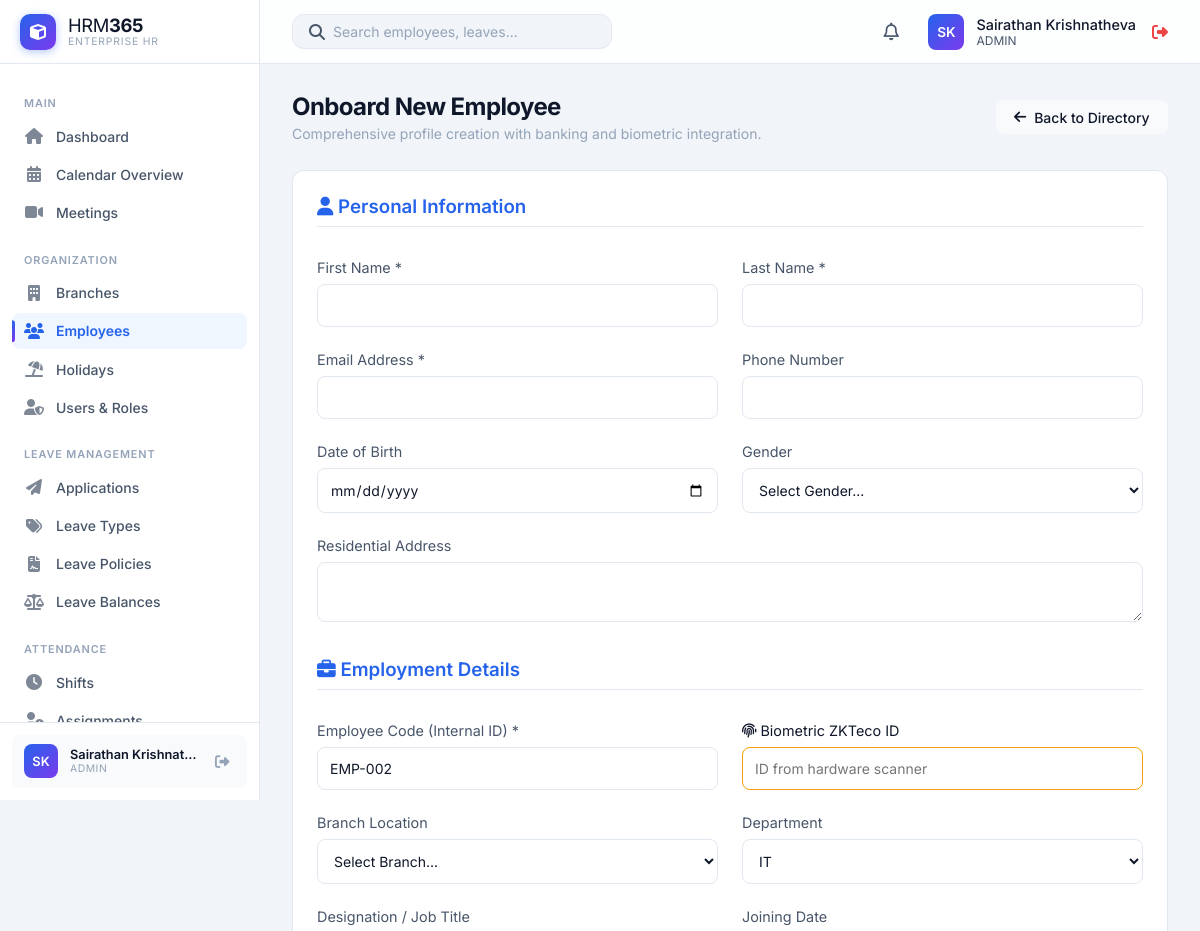
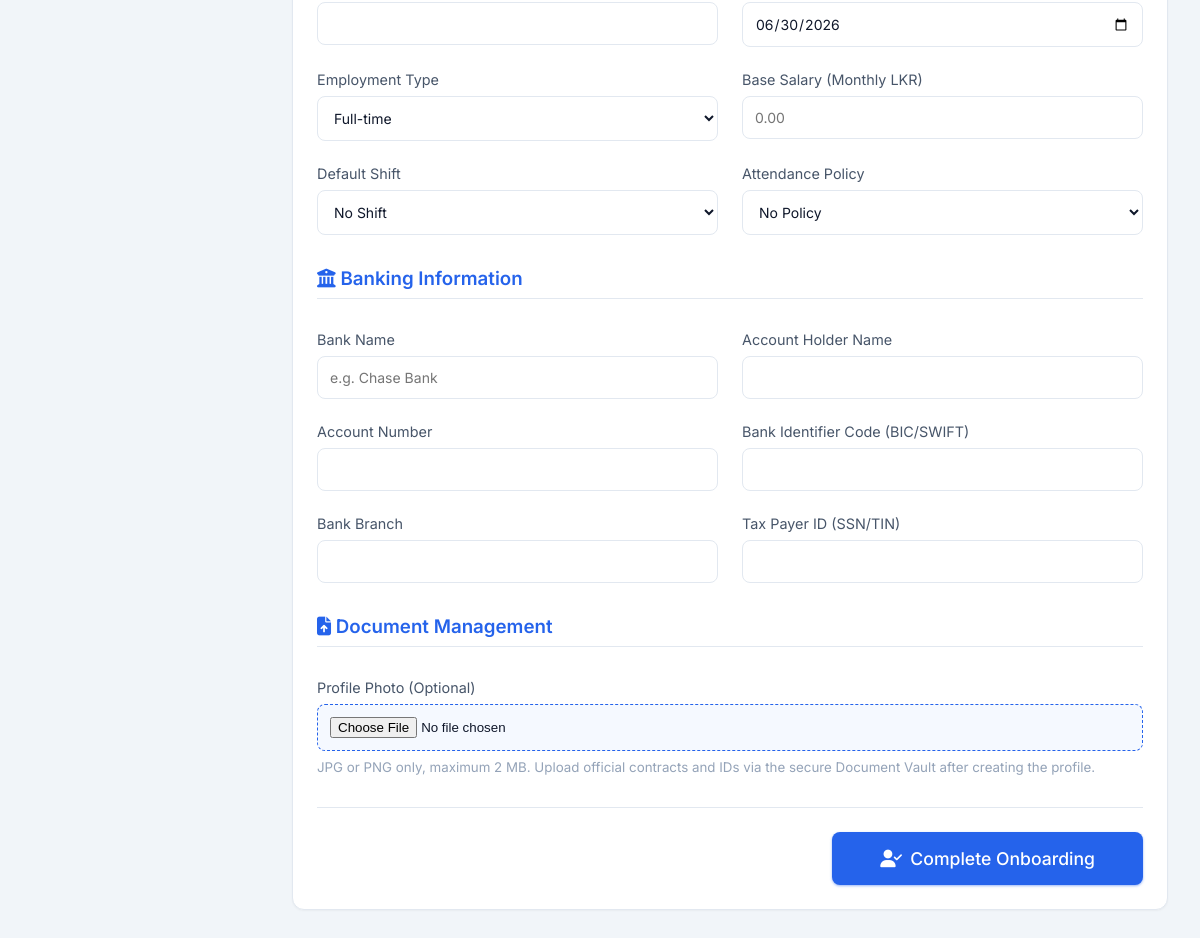
/HRM365/modules/employees/create.php (signed in), run on the app's committed database (2 pictures, top to bottom).
### tables this page shows
CREATE TABLE `users` (
  `id` int(11) NOT NULL,
  `username` varchar(50) NOT NULL,
  `password` varchar(255) NOT NULL,
  `full_name` varchar(100) DEFAULT NULL,
  `phone` varchar(30) DEFAULT NULL,
  `role` enum('admin','HR','manager','employee') DEFAULT 'employee',
  `status` enum('Active','Inactive') DEFAULT 'Active',
  `language` varchar(20) DEFAULT 'English',
  `department` varchar(50) DEFAULT NULL,
  `employee_id` int(11) DEFAULT NULL,
  `created_at` timestamp NOT NULL DEFAULT current_timestamp()
);

CREATE TABLE `employees` (
  `id` int(11) NOT NULL,
  `employee_code` varchar(20) NOT NULL,
  `first_name` varchar(50) NOT NULL,
  `last_name` varchar(50) NOT NULL,
  `email` varchar(100) NOT NULL,
  `phone` varchar(20) DEFAULT NULL,
  `nic_number` varchar(30) DEFAULT NULL,
  `department` varchar(50) DEFAULT NULL,
  `designation` varchar(50) DEFAULT NULL,
  `status` enum('Active','On Leave','Resigned','Terminated') DEFAULT 'Active',
  `resignation_termination_date` date DEFAULT NULL,
  `biometric_user_id` varchar(50) DEFAULT NULL,
  `hire_date` date DEFAULT NULL,
  `created_at` timestamp NOT NULL DEFAULT current_timestamp(),
  `updated_at` timestamp NOT NULL DEFAULT current_timestamp() ON UPDATE current_timestamp(),
  `date_of_birth` date DEFAULT NULL,
  `gender` enum('Male','Female','Other') DEFAULT NULL,
  `address` text DEFAULT NULL,
  `branch_id` int(11) DEFAULT NULL,
  `employment_type` enum('Full-time','Part-time','Contract') DEFAULT NULL,
  `base_salary` decimal(10,2) DEFAULT NULL,
  `profile_photo` varchar(255) DEFAULT NULL,
  `shift_id` int(11) DEFAULT NULL,
  `attendance_policy_id` int(11) DEFAULT NULL
);

CREATE TABLE `system_settings` (
  `setting_key` varchar(50) NOT NULL,
  `setting_value` text NOT NULL,
  `updated_at` timestamp NOT NULL DEFAULT current_timestamp() ON UPDATE current_timestamp()
);

### HRM365/modules/employees/create.php (the view, shortened to what the rows shown need)
<?php
require_once '../../includes/db.php';
require_once '../../includes/auth.php';
$currency = $pdo->query("SELECT setting_value FROM system_settings WHERE setting_key = 'currency'")->fetchColumn() ?: 'LKR';
$empCodeStmt = $pdo->query("SELECT id FROM employees ORDER BY id DESC LIMIT 1");
$lastEmp = $empCodeStmt->fetch();
$nextId = $lastEmp ? $lastEmp['id'] + 1 : 1;
$autoEmpCode = 'EMP-' . str_pad($nextId, 3, '0', STR_PAD_LEFT);
include '../../includes/header.php';
?>
<div class="page-header">
    <div>
        <h1 class="page-title">Onboard New Employee</h1>
    </div>
</div>
<div class="card">
    <form action="save.php" method="POST" enctype="multipart/form-data">
        <div style="display: grid; grid-template-columns: 1fr 1fr; gap: 1.5rem; margin-bottom: 2rem;">
            <div>
                <label style="display: block; margin-bottom: 0.5rem; color: var(--text-secondary); font-size: 0.9rem;">Employee Code (Internal ID) *</label>
                <input type="text" name="employee_code" value="<?php echo htmlspecialchars($autoEmpCode); ?>" required style="width: 100%; padding: 0.75rem; border-radius: var(--radius-md); border: 1px solid var(--border-color); background: var(--bg-secondary); color: var(--text-primary); outline: none;">
            </div>
            <div>
                <label style="display: block; margin-bottom: 0.5rem; color: var(--text-secondary); font-size: 0.9rem;">Base Salary (Monthly <?php echo htmlspecialchars($currency); ?>)</label>
                <input type="number" step="0.01" name="base_salary" placeholder="0.00" style="width: 100%; padding: 0.75rem; border-radius: var(--radius-md); border: 1px solid var(--border-color); background: var(--bg-secondary); color: var(--text-primary); outline: none;">
            </div>
        </div>
    </form>
</div>
<?php include '../../includes/footer.php'; ?>

### HRM365/includes/header.php (shortened to what the rows shown need)
<?php
require_once __DIR__ . '/auth.php';
require_once __DIR__ . '/avatar.php';
$stylesheetPath = __DIR__ . '/../css/styles.css';
$stylesheetVersion = is_file($stylesheetPath) ? filemtime($stylesheetPath) : time();
?>
<!DOCTYPE html>
<html lang="en">
<head>
    <link rel="stylesheet" href="<?php echo app_url('css/styles.css'); ?>?v=<?php echo $stylesheetVersion; ?>">
    <link rel="stylesheet" href="https://cdnjs.cloudflare.com/ajax/libs/font-awesome/6.4.0/css/all.min.css">
</head>
<body>
    <?php include 'sidebar.php'; ?>
    <div class="main-wrapper">
        <header class="top-header">
            <div class="header-actions">
                <div class="user-profile" style="display: flex; align-items: center; gap: 1rem;">
                    <a href="<?php echo app_url('profile.php'); ?>" style="display: flex; align-items: center; gap: 0.75rem; text-decoration: none; color: inherit;">
                        <?php echo render_avatar($currentUser['first_name'] ?? null, $currentUser['last_name'] ?? null, $currentUser['profile_photo'] ?? null, $currentUser['username']); ?>
                        <div class="user-info">
                            <div style="font-size: 0.9rem; font-weight: 500; color: var(--text-primary);">
                                <?php echo htmlspecialchars($_SESSION['full_name'] ?? $currentUser['username']); ?>
                            </div>
                            <div style="font-size: 0.75rem; color: var(--text-secondary); text-transform: uppercase;">
                                <?php echo htmlspecialchars($currentUser['role']); ?>
                            </div>
                        </div>
                    </a>
                </div>
            </div>
        </header>
        <main class="content-area">

### HRM365/includes/sidebar.php (shortened to what the rows shown need)
<?php
require_once __DIR__ . '/avatar.php';
?>
<aside class="sidebar">
    <div class="sidebar-footer">
        <div class="sidebar-user">
            <?php echo render_avatar($currentUser['first_name'] ?? null, $currentUser['last_name'] ?? null, $currentUser['profile_photo'] ?? null, $currentUser['username']); ?>
            <div class="sidebar-user-info">
                <div class="sidebar-user-name"><?php echo htmlspecialchars($_SESSION['full_name'] ?? $currentUser['username']); ?></div>
                <div class="sidebar-user-role"><?php echo htmlspecialchars($currentUser['role']); ?></div>
            </div>
            <a href="<?php echo app_url('logout.php'); ?>" class="sidebar-logout" title="Logout"><i class="fas fa-sign-out-alt"></i></a>
        </div>
    </div>
</aside>

### HRM365/includes/avatar.php (shortened to what the rows shown need)
<?php
function profile_photo_url(?string $path): ?string
{
    if (empty($path)) {
        return null;
    }
    $relative = ltrim(str_replace('\\', '/', $path), '/');
    $absolute = realpath(__DIR__ . '/../' . str_replace('/', DIRECTORY_SEPARATOR, $relative));
    return app_url($relative) . '?v=' . filemtime($absolute);
}
function avatar_initials(?string $first, ?string $last, ?string $fallback = ''): string
{
    $first = trim((string) $first);
    $last = trim((string) $last);
    if ($first !== '' || $last !== '') {
        return strtoupper(substr($first, 0, 1) . substr($last, 0, 1));
    }
    $fallback = trim($fallback);
    return strtoupper(substr($fallback !== '' ? $fallback : 'U', 0, 2));
}
function render_avatar(?string $first, ?string $last, ?string $photoPath, ?string $fallback = '', string $class = 'avatar', string $style = ''): string
{
    $url = profile_photo_url($photoPath);
    $label = trim(trim((string) $first) . ' ' . trim((string) $last));
    $styleAttr = $style !== '' ? ' style="' . htmlspecialchars($style, ENT_QUOTES, 'UTF-8') . '"' : '';
    $classAttr = htmlspecialchars($class, ENT_QUOTES, 'UTF-8');
    $titleAttr = htmlspecialchars($label, ENT_QUOTES, 'UTF-8');
    return '<div class="' . $classAttr . '"' . $styleAttr . ' title="' . $titleAttr . '">' . htmlspecialchars(avatar_initials($first, $last, $fallback), ENT_QUOTES, 'UTF-8') . '</div>';
}

### data on the page
users: username "SK SK", role "ADMIN"
employees: employee_code "EMP-002"
system_settings: setting_value "LKR"

### other printed values
$_SESSION['full_name'] "Sairathan Krishnat…"
$_SESSION['full_name'] "Sairathan Krishnatheva"
